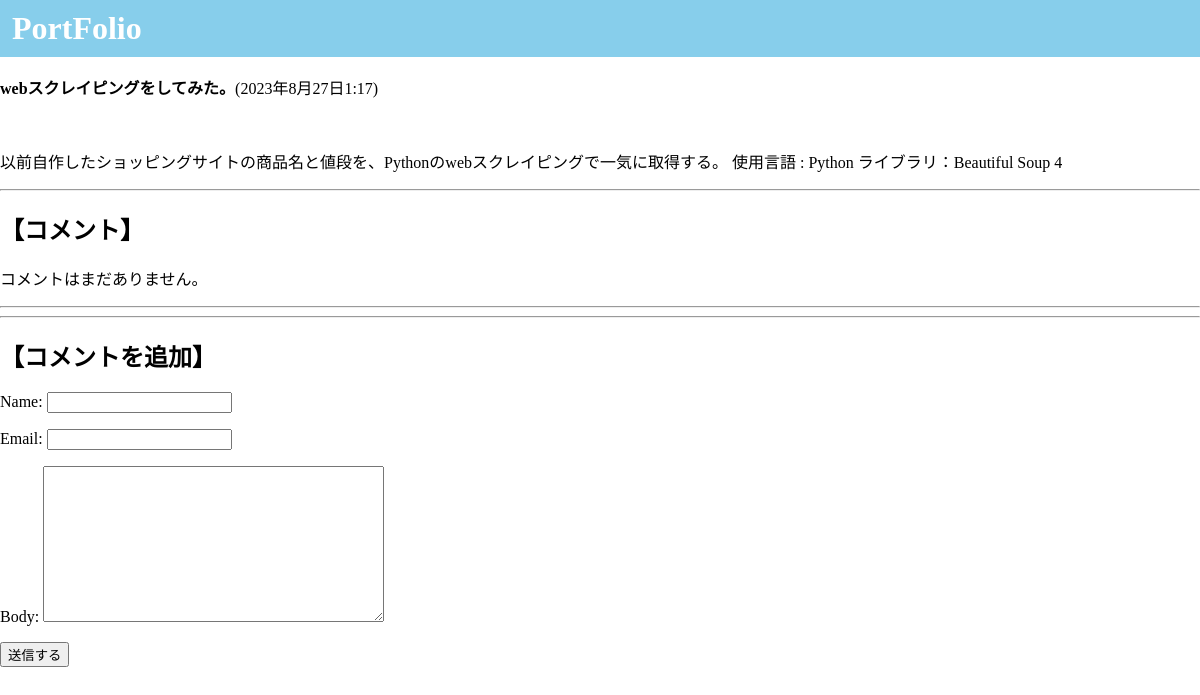
The page /post-2/ on the database its author committed.
### blog/models.py (models this page shows)
class Post(models.Model):
    title = models.CharField(max_length=255)
    slug = models.SlugField()
    intro = models.TextField()
    body = models.TextField()
    posted_date = models.DateTimeField(auto_now_add=True)

### blog/views.py (the view)
# urls.py: path("<slug:slug>/", post_detail, name="post_detail")
def post_detail(request, slug):
    post = Post.objects.get(slug=slug)
    if request.method == "POST":
        form = CommentForm(request.POST)
        if form.is_valid():
            comment = form.save(commit=False)
            comment.post = post
            comment.save()
            return redirect("post_detail", slug=post.slug)
    else:
        form = CommentForm()
    return render(request, "blog/post_detail.html", {"post": post, "form": form})

### blog/forms.py
class CommentForm(forms.ModelForm):
    class Meta:
        model = Comment
        fields = ["name","email","body"]

### blog/templates/blog/post_detail.html (shortened to what this page needs)
{% extends "blog/base.html" %}
{% block content %}
    <h2 class="title">{{post.title}}</h2>
    <p><b>{{post.intro}}</b>({{post.posted_date}})</p>
    <br>
    <p>{{post.body}}</p>
    <hr>
    <h2 class="subtitle"><b>【コメント】</b></h2>
    {% for comment in post.comments.all %}
    <article class="media">
        <div class="media-content">
            <div class="content">
                <p>
                    <strong>
                        <b>{{comment.name}}</b>({{comment.posted_date}})
                    </strong>
                    <br>
                    {{comment.body}}
                </p>
            </div>
        </div>
    </article>
    {% empty %}
    <div class="notification">
        <p>コメントはまだありません。</p>
    </div>
    <hr>
    {% endfor %}
    <hr>
    <h2 class="subtitle"><b>【コメントを追加】</b></h2>
    <form action="." method="post">
        {{form.as_p}}
        <div class="field">
            <div class="control">
                <button class="button is-danger">送信する</button>
            </div>
        </div>
    </form>
{% endblock %}

### static_local/CSS/base.css (style rules this page uses)
body { margin: 0; }

### rows shown on the page
Post: intro "webスクレイピングをしてみた。", posted_date "2023年8月27日1:17", body "以前自作したショッピングサイトの商品名と値段を、Pythonのwebスクレイピングで一気に取得する。 使用言語 : Python ライブラリ：Beautiful Soup 4"
